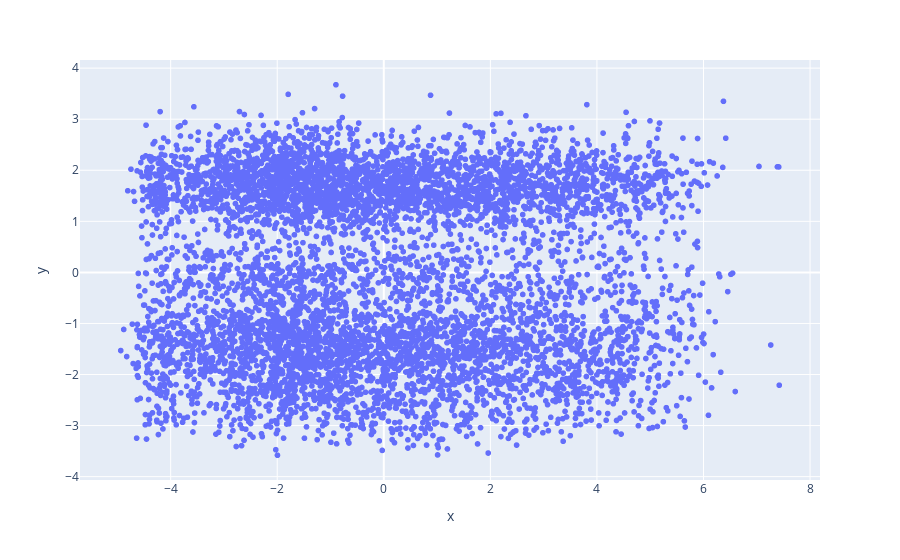

The notebook cell saved with this chart:
### Markdown cell above
## Now, we have a decision on how many components to use

To get over 80% of the variance we would need to include over 20 components, but from the graph it appears
that the top 8 components carry a heavier weight than the rest, which only add up because there are so many of them

I will try PCA with 8 components and 21 components to see what differences arise

### Code cell
pca_n8 = PCA(n_components=8, random_state = 42)
components_n8 = pca_n8.fit_transform(df_scaled)

components_n8

px.scatter(data_frame=components_n8, x = components_n8[:,0], y = components_n8[:,2])

### Figure 1 — Plotly figure (JSON) as saved in the notebook; plotly's stock layout.template omitted (floating-point values rounded to 4 significant figures; data arrays with more than 128 entries replaced by an {"elided": "..."} marker saying what was removed)
{"data": [{"hovertemplate": "x=%{x}<br>y=%{y}<extra></extra>", "legendgroup": "", "marker": {"color": "#636efa", "symbol": "circle"}, "mode": "markers", "name": "", "showlegend": false, "type": "scattergl", "x": {"elided": "7043 float values"}, "xaxis": "x", "y": {"elided": "7043 float values"}, "yaxis": "y"}], "layout": {"legend": {"tracegroupgap": 0}, "margin": {"t": 60}, "xaxis": {"anchor": "y", "domain": [0, 1], "title": {"text": "x"}}, "yaxis": {"anchor": "x", "domain": [0, 1], "title": {"text": "y"}}}}
